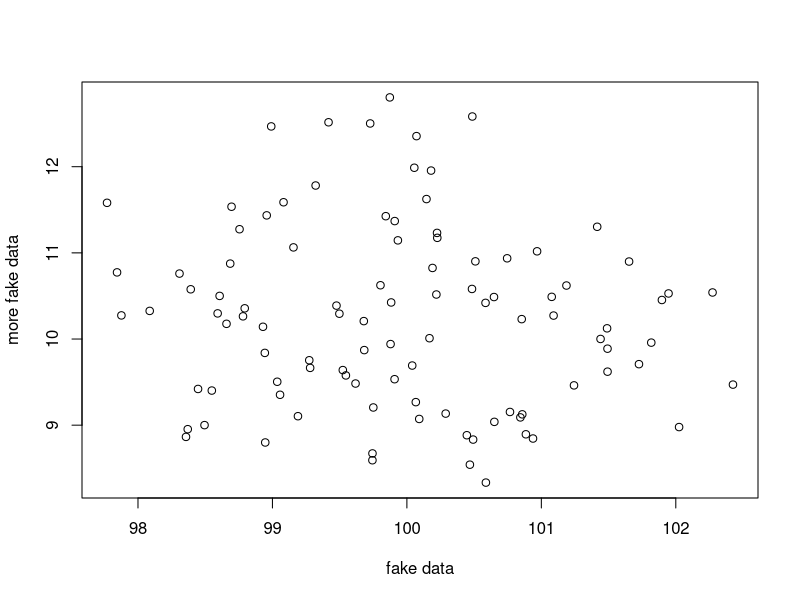

Here is the R script that generated this plot:
dat <- read.csv("./data/testdata.csv")

pdf(width = 8, 
    height = 8,
    file = "./results/scatterplot.pdf")
plot(dat$rnorm.100..100.,
     dat$rnorm.100..10.,
     main = "",
     xlab = "fake data",
     ylab = "more fake data")
dev.off()
